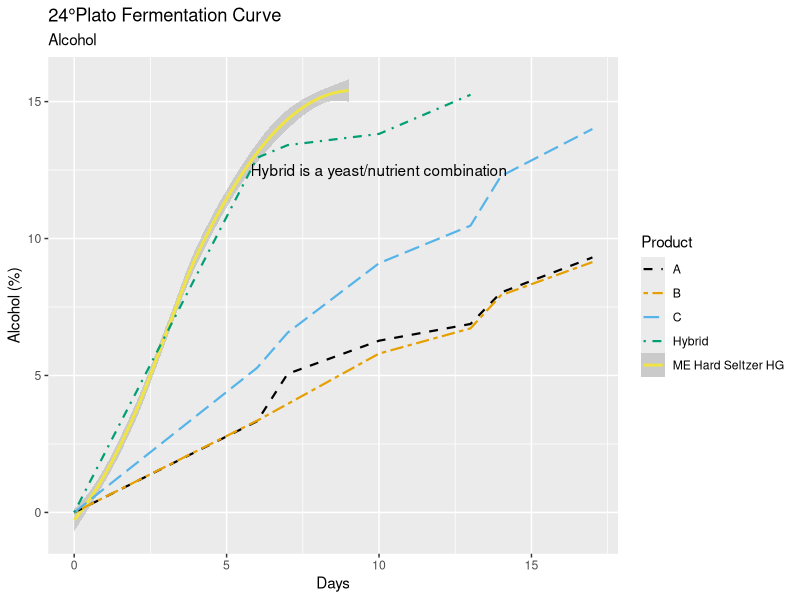
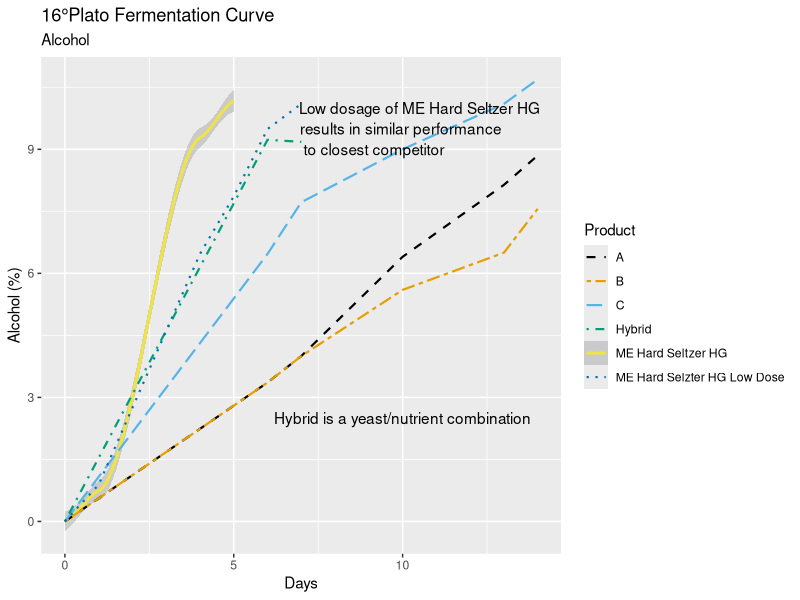
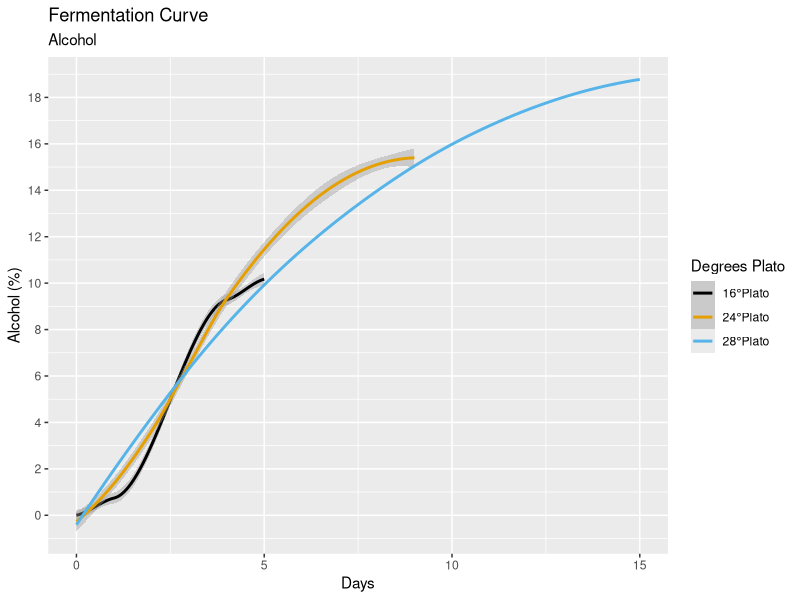
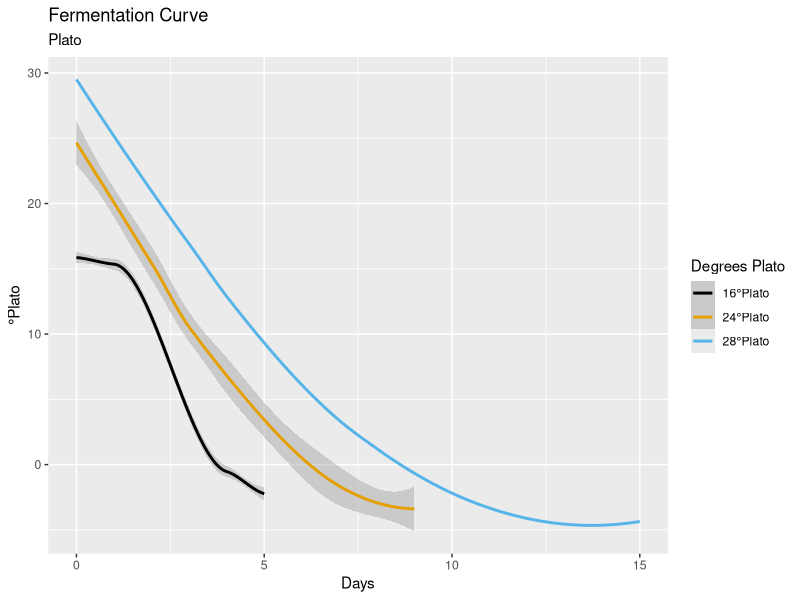
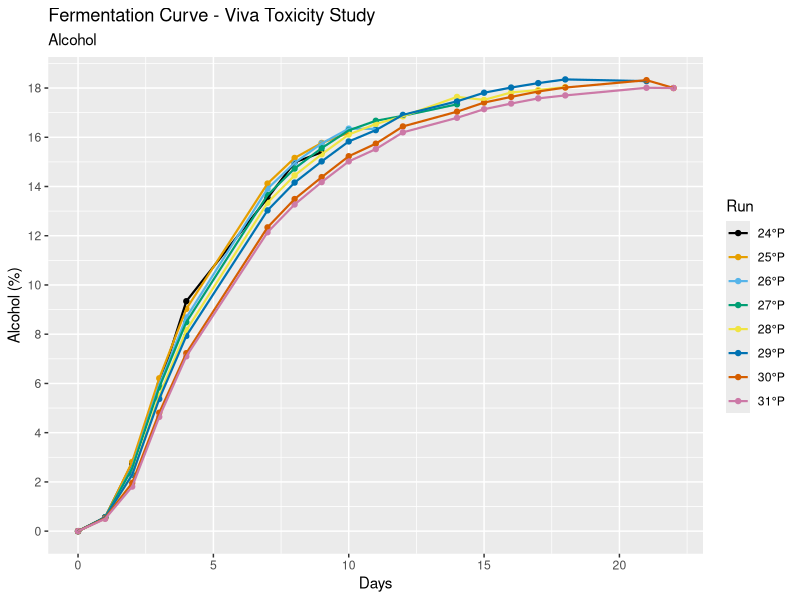
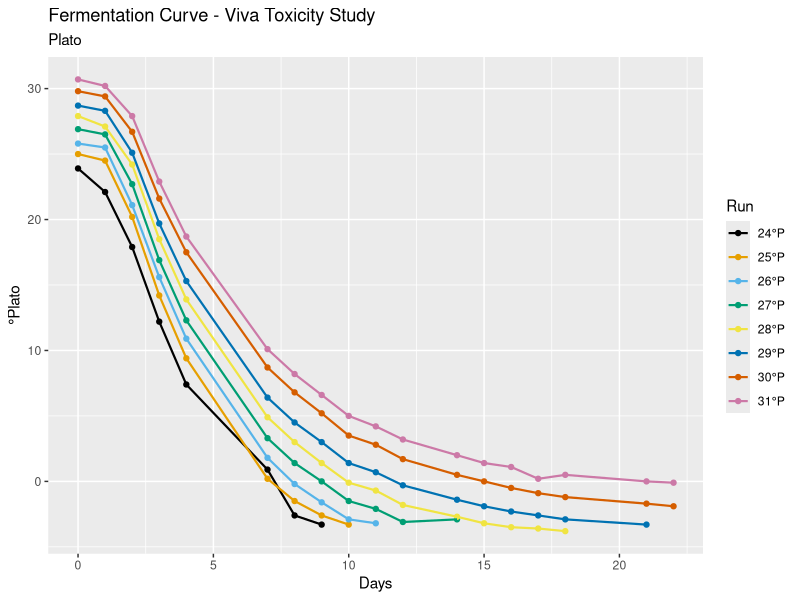
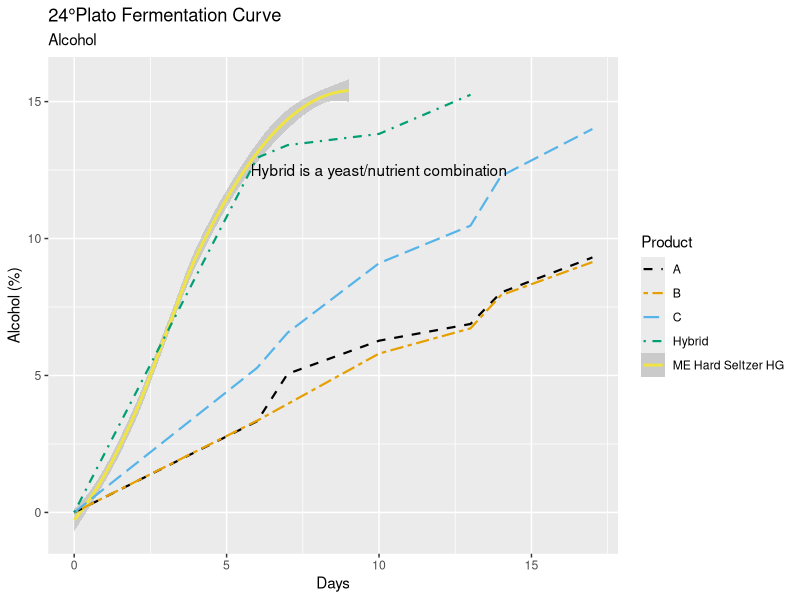
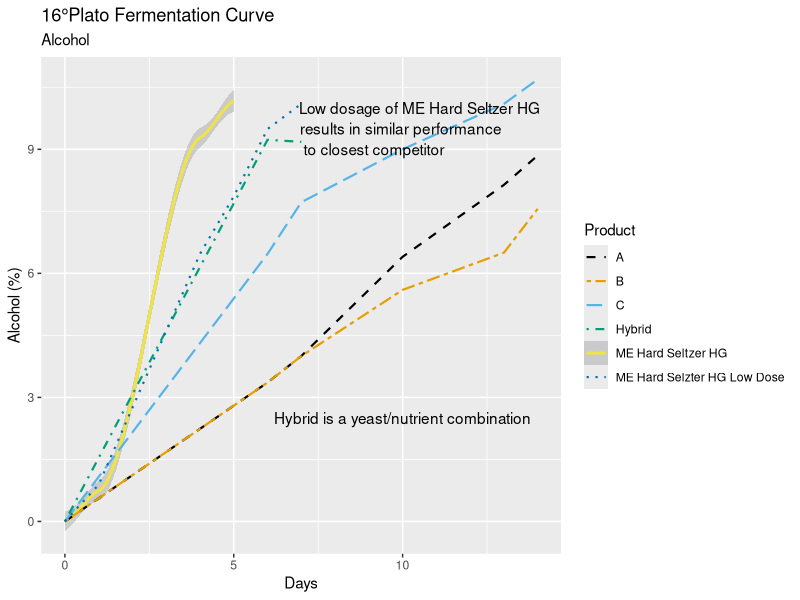

Source code (R) for these figures, in order:
install.packages("tidyverse")
library(tidyverse)
install.packages("rmarkdown")
library(rmarkdown)

# Loading in the csv files containing the data
plato24 <- read_csv("GFC21_003_24Plato_Data.csv")
plato16 <- read_csv("GFC21_003_16Plato_Data.csv")

# Filtering the data to contain either our products or competitors
plato24_comp <- plato24 %>% 
  filter(product %in% c("A","B","C","Hybrid"))
plato24_MEHSHG <- plato24 %>% 
  filter(product %in% c("ME Hard Seltzer HG"))
plato16_comp <- plato16 %>% 
  filter(product %in% c("A","B","C","Hybrid","ME Hard Selzter HG Low Dose"))
plato16_MEHSHG <- plato16 %>% 
  filter(product %in% c("ME Hard Seltzer HG"))

# Colorblind-friendly palette with black
cbPalette <- c("#000000", "#E69F00", "#56B4E9", "#009E73", "#F0E442", "#0072B2", "#D55E00", "#CC79A7")

# Plot looking at alcohol production between our product and competitors at 24 Plato over time
ggplot(data=plato24,aes(x=day,y=alcohol*100,color=product,linetype=product))+
  geom_smooth(data=plato24_MEHSHG)+
  geom_line(data=plato24_comp,size=.75)+
  labs(title="24°Plato Fermentation Curve",
       subtitle="Alcohol",
       x="Days",
       y="Alcohol (%)",
       colour="Product",
       linetype="Product")+
  scale_color_manual(values=cbPalette)+
  scale_linetype_manual(values=c("dashed","twodash","longdash","dotdash","solid","dotted"))+
  annotate(geom="text",x=10,y=12.5,label="Hybrid is a yeast/nutrient combination")

ggsave("24p_compreveiw_alcohol.png",width=8.5,height=5)

# Plot looking at alcohol production between our product and competitors at 16 Plato over time
ggplot(data=plato16,aes(x=day,y=alcohol*100,color=product,linetype=product))+
  geom_smooth(data=plato16_MEHSHG)+
  geom_line(data=plato16_comp,size=.75)+
  labs(title="16°Plato Fermentation Curve",
       subtitle="Alcohol",
       x="Days",
       y="Alcohol (%)",
       colour="Product",
       linetype="Product")+
  scale_color_manual(values=cbPalette)+
  scale_linetype_manual(values=c("dashed","twodash","longdash","dotdash","solid","dotted"))+
  annotate(geom="text",x=10,y=2.5,label="Hybrid is a yeast/nutrient combination")+
  annotate(geom="text",x=10.5,y=10,label="Low dosage of ME Hard Seltzer HG")+
  annotate(geom="text",x=9.95,y=9.5,label="results in similar performance")+
  annotate(geom="text",x=9.15,y=9,label="to closest competitor")

ggsave("16p_compreview_alcohol.png",width=8.5,height=5)

# Loading in the csv file containing Jasmin's 28P benchtop data
plato28 <- read_csv("GFC21_003_28Plato_Data.csv")

# Plot looking at alcohol production at 16, 24, and 28P
ggplot(data=plato28,aes(x=day,y=alcohol*100))+
  geom_smooth(data=plato16_MEHSHG,aes(color="16°Plato"))+
  geom_smooth(data=plato24_MEHSHG,aes(color="24°Plato"))+
  geom_smooth(data=plato28,aes(color="28°Plato"),se=F)+
  labs(title="Fermentation Curve",
       subtitle="Alcohol",
       x="Days",
       y="Alcohol (%)",
       colour="Degrees Plato")+
  scale_color_manual(name="Degrees Plato",
                     breaks=c("16°Plato","24°Plato","28°Plato"),
                     values=cbPalette)+
  scale_y_continuous(breaks=seq(0,21,2))

ggsave("pds_fermcurve_alcohol.png",width=8.5,height=5)

# Plot looking at plato drop at 16, 24, and 28P
ggplot(data=plato28,aes(x=day,y=plato))+
  geom_smooth(data=plato16_MEHSHG,aes(color="16°Plato"))+
  geom_smooth(data=plato24_MEHSHG,aes(color="24°Plato"))+
  geom_smooth(data=plato28,aes(color="28°Plato"),se=F)+
  labs(title="Fermentation Curve",
       subtitle="Plato",
       x="Days",
       y="°Plato",
       colour="Degrees Plato",)+
  scale_color_manual(name="Degrees Plato",
                     breaks=c("16°Plato","24°Plato","28°Plato"),
                     values=cbPalette)

ggsave("pds_fermcurve_plato.png",width=8.5,height=5)

# Loading in csv file containing data from Viva Toxicity study
toxicity <- read_csv("GFC21_003_Round3.csv")

# Plot looking at toxicity runs alcohol production
ggplot(data=toxicity,mapping=aes(x=Day,y=Alcohol*100))+
  geom_point(aes(color=as.factor(Run)))+
  geom_line(aes(color=as.factor(Run)),size=.75)+
  scale_color_manual(labels=c("24°P","25°P","26°P","27°P","28°P","29°P","30°P","31°P"),values=cbPalette)+
  labs(title="Fermentation Curve - Viva Toxicity Study",
       subtitle="Alcohol",
       x="Days",
       y="Alcohol (%)",
       colour="Run")+
  scale_y_continuous(breaks=seq(0,21,2))

ggsave("toxicity.png",width=8.5,height=5)

# Plot looking at toxicity runs plato reduction
ggplot(data=toxicity,mapping=aes(x=Day,y=Plato))+
  geom_point(aes(color=as.factor(Run)))+
  geom_line(aes(color=as.factor(Run)),size=.75)+
  scale_color_manual(labels=c("24°P","25°P","26°P","27°P","28°P","29°P","30°P","31°P"),values=cbPalette)+
  labs(title="Fermentation Curve - Viva Toxicity Study",
       subtitle="Plato",
       x="Days",
       y="°Plato",
       colour="Run")

ggsave("toxicity_plato.png",width=8.5,height=5)
